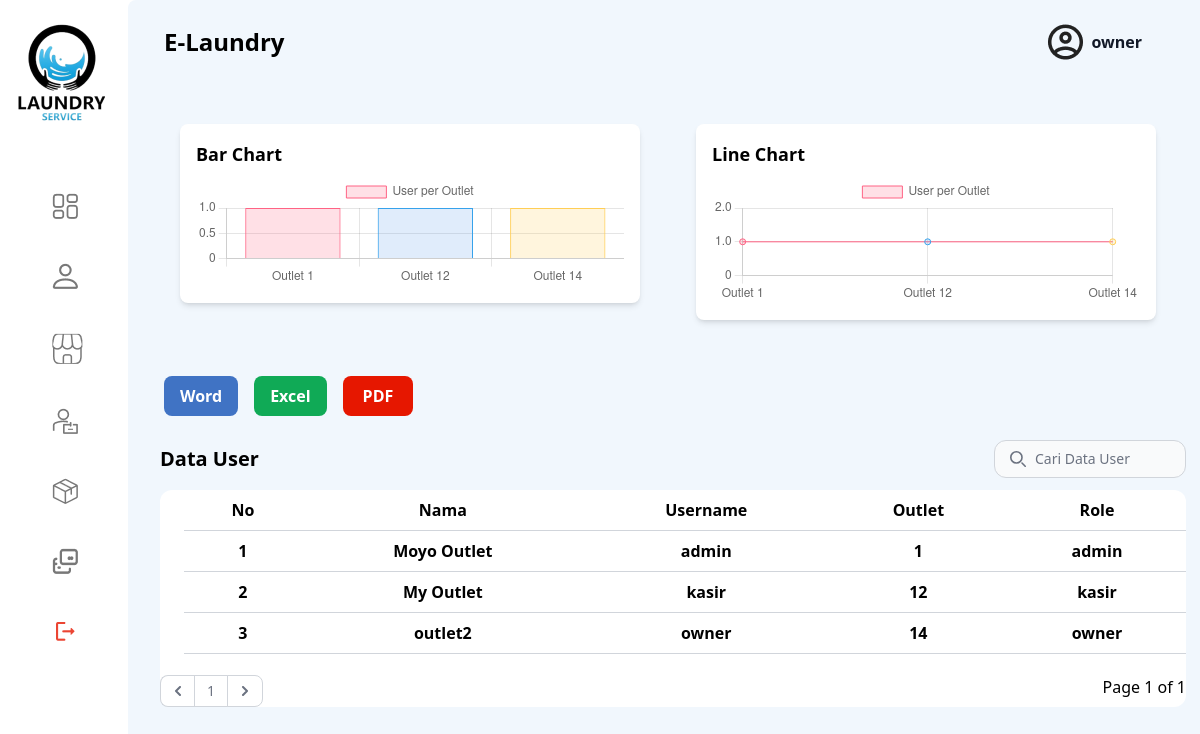
The page /owner/user.php (signed in) on the database its author committed.
### tables this page shows
CREATE TABLE `tb_user` (
  `id_user` int(11) NOT NULL,
  `nama` varchar(100) NOT NULL,
  `username` varchar(30) NOT NULL,
  `password` text NOT NULL,
  `id_outlet` int(11) NOT NULL,
  `role` enum('admin','kasir','owner','') NOT NULL
);

CREATE TABLE `tb_outlet` (
  `id_outlet` int(11) NOT NULL,
  `nama` varchar(100) NOT NULL,
  `alamat` text NOT NULL,
  `tlp` varchar(15) NOT NULL
);

### owner/user.php (the view, shortened to what this page needs)
<?php
require "../koneksi.php";
    $page = (isset($_GET['page']))? (int) $_GET['page'] : 1;
    $limit = 5;
    $limitStart = ($page - 1) * $limit;
    $user = mysqli_query($koneksi, "SELECT * FROM tb_user INNER JOIN tb_outlet ON tb_user.id_outlet = tb_outlet.id_outlet ORDER BY id_user ASC LIMIT ".$limitStart.", ".$limit);
    $nomor = 1;
?>
<!DOCTYPE html>
<html lang="en">
<head>
    <link href="../src/output.css" rel="stylesheet">
</head>
<body>
<div class="absolute bg-[#F1F7FD] w-[90%] h-[100%] top-0 left-0 ml-32 rounded-lg ">
        <nav class="dark:bg-gray-900 mx-5 mb-4 w-[95%] h-fit">
            <div class="max-w-screen-xl flex flex-wrap items-center justify-between mx-auto p-4">
                <a href="" class="flex items-center space-x-3 rtl:space-x-reverse">
                    <span class="self-center text-2xl font-semibold whitespace-nowrap dark:text-white">E-Laundry</span>
                </a>
                <div class="flex items-center md:order-2 space-x-1 md:space-x-0 rtl:space-x-reverse">
                    <button type="button"  class="inline-flex items-center font-medium justify-center px-4 py-2 text-sm text-gray-900 dark:text-white rounded-lg cursor-pointer hover:bg-gray-100 dark:hover:bg-gray-700 dark:hover:text-white">
                        <img src="../img/user.png" alt="" class="mx-2" srcset="">
                        <p class="font-semibold text-base "><?= $_SESSION['username'] ?></p>
                    </button>
                </div>
            </div>
        </nav>
        <div class="relative">
            <div class="container mx-auto my-10 flex justify-center">
            <?php
$sql = "SELECT id_outlet, COUNT(id_user) AS total_user
        FROM tb_user
        GROUP BY id_outlet
        ORDER BY total_user DESC";
$result = mysqli_query($koneksi, $sql);
$labels = [];
$data = [];
while ($row = mysqli_fetch_assoc($result)) {
    $labels[] = "Outlet " . $row['id_outlet'];
    $data[] = $row['total_user'];
}
?>
                <div class="w-[45%] h-fit bg-white shadow-md rounded-lg mx-7 p-4">
                    <h2 class="text-lg font-bold mb-2">Bar Chart</h2>
                    <div class="relative">
                        <canvas id="usersPerOutletChart1" width="500" height="130"></canvas>
                    </div>
                </div>
<div class="w-[45%] h-fit bg-white shadow-md rounded-lg mx-7 p-4">
    <h2 class="text-lg font-bold mb-2">Line Chart</h2>
    <div class="relative">
        <canvas id="usersPerOutletChart2" width="500" height="150"></canvas>
    </div>
</div>
<script>
    const labels = <?php echo json_encode($labels); ?>;
    const data = <?php echo json_encode($data); ?>;
    // Configuration for the first chart
    const config1 = {
        type: 'bar',
        data: {
            labels: labels,
            datasets: [{
                label: 'User per Outlet',
                data: data,
                backgroundColor: [
                    'rgba(290, 99, 132, 0.2)',
                    'rgba(100, 162, 235, 0.2)',
                    'rgba(300, 206, 86, 0.2)',
                    'rgba(175, 192, 192, 0.2)',
                    'rgba(253, 102, 255, 0.2)',
                    'rgba(355, 159, 64, 0.2)'
                ],
                borderColor: [
                    'rgba(255,99,132,1)',
                    'rgba(54, 162, 235, 1)',
                    'rgba(255, 206, 86, 1)',
                    'rgba(75, 192, 192, 1)',
                    'rgba(153, 102, 255, 1)',
                    'rgba(255, 159, 64, 1)'
                ],
                borderWidth: 1,
                // Other chart options...
            }]
        },
        // Other chart options...
    };
    // Configuration for the second chart
    const config2 = {
        type: 'line',
        data: {
            labels: labels,
            datasets: [{
                label: 'User per Outlet',
                data: data,
                backgroundColor: [
                    'rgba(290, 99, 132, 0.2)',
                    'rgba(100, 162, 235, 0.2)',
                    'rgba(300, 206, 86, 0.2)',
                    'rgba(175, 192, 192, 0.2)',
                    'rgba(253, 102, 255, 0.2)',
                    'rgba(355, 159, 64, 0.2)'
                ],
                borderColor: [
                    'rgba(255,99,132,1)',
                    'rgba(54, 162, 235, 1)',
                    'rgba(255, 206, 86, 1)',
                    'rgba(75, 192, 192, 1)',
                    'rgba(153, 102, 255, 1)',
                    'rgba(255, 159, 64, 1)'
                ],
                borderWidth: 1,
                // Other chart options...
            }]
        },
        // Other chart options...
    };
    // Initialize the first chart
    const myBarChart = new Chart(
        document.getElementById('usersPerOutletChart1'),
        config1
    );
    // Initialize the second chart
    const myLineChart = new Chart(
        document.getElementById('usersPerOutletChart2'),
        config2
    );
</script>
        </div>
            <div class="container mx-5 p-4 mt-[2%]">
        <div class="flex  space-x-4">
        <a href="./word/user.php">
            <button class="bg-[#4073C4] hover:bg-blue-700 text-white font-bold py-2 px-4 rounded-lg">
                Word
            </button>
        </a>
        <a href="./excel/user.php">
            <button class="bg-[#10AA56] hover:bg-green-700 text-white font-bold py-2 px-4 rounded-lg">
                Excel
            </button>
        </a>
        <a href="./pdf/user.php">
            <button class="bg-[#E61700] hover:bg-red-700 text-white font-bold py-2 px-5 rounded-lg">
                PDF
            </button>
        </a>
        </div>
    </div>
    <div class="relative w-[95%] h-full mx-8 my-2 rounded-xl flex items-center justify-between">
    <div class="flex items-center">
        <p class="font-semibold text-[20px]">Data User</p>
    </div>
    <div class="relative">
        <form method="post">
            <div class="absolute inset-y-0 left-4 flex items-center pr-3 pointer-events-none">
            </div>
            <input class="block w-48 p-2 pl-10 text-sm text-gray-900 border border-gray-300 rounded-xl bg-gray-50 focus:ring-blue-500 focus:border-blue-500 dark:bg-gray-700 dark:border-gray-600 dark:placeholder-gray-400 dark:text-white dark:focus:ring-blue-500 dark:focus:border-blue-500" type="search" placeholder="Cari Data User" name="keyword" id="keyword">
        </form>
    </div>
</div>
</div>
<div class="relative w-[95%] h-fit  mb-[4%] mx-8 bg-white  rounded-xl">
    <div class="flex-col ml-6 mt-3 ">
    <div id="container">
    <table class="container table-auto border-collapse border-b border-gray-300">
            <thead>
                <tr>
                    <th class="px-4 py-2">No</th>
                    <th class="px-4 py-2">Nama</th>
                    <th class="px-4 py-2">Username</th>
                    <th class="px-4 py-2">Outlet</th>
                    <th class="px-4 py-2">Role</th>
                </tr>
            </thead>
            <tbody>
            <?php
                foreach( $user as $row ) :
        ?>
                <tr>
                    <th class="border-t border-gray-300 px-4 py-2"><?= $nomor++ ?></th>
                    <th class="border-t border-gray-300 px-4 py-2"><?= $row['nama'] ?></th>
                    <th class="border-t border-gray-300 px-4 py-2"><?= $row['username'] ?></th>
                    <th class="border-t border-gray-300 px-4 py-2"><?= $row['id_outlet'] ?></th>
                    <th class="border-t border-gray-300 px-4 py-2"><?= $row['role'] ?></th>
                    </tr>
                </tbody>
                <?php endforeach; ?>
            </table>
        </div>
    </div>
    <div class="flex justify-between mb-4 my-[2%]">
        <div class="relative flex">
        <nav aria-label="Page navigation example " >
  <ul class="flex items-center -space-x-px h-8 text-sm">
    <li>
    <?php
      if($page == 1){
?>
      <a href="#" class="flex items-center justify-center px-3 h-8 ms-0 leading-tight text-gray-500 bg-white border border-e-0 border-gray-300 rounded-s-lg hover:bg-gray-100 hover:text-gray-700 dark:bg-gray-800 dark:border-gray-700 dark:text-gray-400 dark:hover:bg-gray-700 dark:hover:text-white">
        <svg class="w-2.5 h-2.5 rtl:rotate-180" aria-hidden="true" xmlns="http://www.w3.org/2000/svg" fill="none" viewBox="0 0 6 10">
          <path stroke="currentColor" stroke-linecap="round" stroke-linejoin="round" stroke-width="2" d="M5 1 1 5l4 4"/>
        </svg>
      </a>
<?php
        }
      ?>
<?php
      $SqlQuery = mysqli_query($koneksi, "SELECT * FROM tb_user");
      $JumlahData = mysqli_num_rows($SqlQuery);
      $jumlahPage = ceil($JumlahData / $limit);
      $jumlahNumber = 1;
      $startNumber = ($page > $jumlahNumber)? $page - $jumlahNumber : 1;
      for($i = $startNumber; $i <= $startNumber; $i++){
        $linkActive = ($page == $i)? ' class="active"' : '';
      ?>
    <li <?php echo $linkActive; ?>>
      <a href="user.php?page=<?php echo $page; ?>" class="flex items-center justify-center px-3 h-8 leading-tight text-gray-500 bg-white border border-gray-300 hover:bg-gray-100 hover:text-gray-700 dark:bg-gray-800 dark:border-gray-700 dark:text-gray-400 dark:hover:bg-gray-700 dark:hover:text-white"><?php echo $page; ?></a>
    </li>
    <?php
      if($page == $jumlahPage){
      ?>
      <a href="#" class="flex items-center justify-center px-3 h-8 leading-tight text-gray-500 bg-white border border-gray-300 rounded-e-lg hover:bg-gray-100 hover:text-gray-700 dark:bg-gray-800 dark:border-gray-700 dark:text-gray-400 dark:hover:bg-gray-700 dark:hover:text-white">
        <svg class="w-2.5 h-2.5 rtl:rotate-180" aria-hidden="true" xmlns="http://www.w3.org/2000/svg" fill="none" viewBox="0 0 6 10">
          <path stroke="currentColor" stroke-linecap="round" stroke-linejoin="round" stroke-width="2" d="m1 9 4-4-4-4"/>
        </svg>
      </a>
    <?php
      }
      ?>
  </ul>
</nav>
</div>
            <p>Page <?php echo $page; ?> of <?php echo $jumlahPage ?>
                </p>
        </div>
        <?php
        }
      ?>
        </div>
</div>
    <div class="mx-[1%] my-5 w-fit h-fit">
        <img src="../img/sidebarlogo.png" alt="">
    </div>
    <aside class="flex mx-10 mt-[5%]  w-fit h-fit bg-white rounded-lg ">
        <div >
            <ul>
                <li class="flex">
                    <a href="../owner/index.php">
                    <img src="../img/sidebar1.png" alt="" class="p-3">
                    </a>
                </li>
                <li class="flex mt-5 ">
                    <a href="../owner/member.php">
                    <img src="../img/sidebar2.png" alt="" class="p-3">
                    </a>
                </li>
                <li class="mt-5 flex ">
                <a href="../owner/outlet.php">
                    <img src="../img/sidebar3.png" alt="" class="p-3">
                </a>
                </li>
                <li class="mt-5 flex ">
                <a href="../owner/user.php">
                    <img src="../img/sidebar4.png" alt="" class="p-3">
                </a>
                </li>
                <li class="mt-5 flex ">
                <a href="../owner/paket.php">
                    <img src="../img/sidebar5.png" alt="" class="p-3">
                </a>
                </li>
                <li class="mt-5 flex ">
                <a href="../owner/transaksi.php">
                    <img src="../img/sidebar6.png" alt="" class="p-3">
                </a>
                </li>
                <li class="mt-5 flex ">
                    <a href="../auth/logout.php">
                    <img src="../img/sidebar7.png" alt="" class="p-3">
                    </a>
                </li>
            </ul>
        </div>
    </aside>
</body>
</html>

### rows shown on the page
tb_user: id_outlet.nama "Moyo Outlet", username "admin", id_outlet.id_outlet "1", role "admin"
tb_user: id_outlet.nama "My Outlet", username "kasir", id_outlet.id_outlet "12", role "kasir"
tb_user: id_outlet.nama "outlet2", username "owner", id_outlet.id_outlet "14", role "owner"

### other values the page prints
$_SESSION['username'] "owner"
chart data {{ json_encode($data) }} ["1","1","1"]
